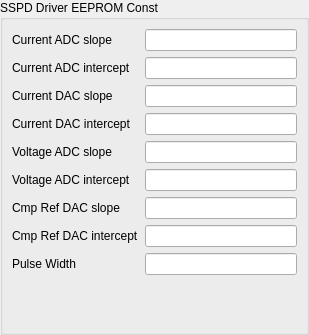
<?xml version="1.0" encoding="UTF-8"?>
<ui version="4.0">
 <class>wSspdDriver</class>
 <widget class="QWidget" name="wSspdDriver">
  <property name="geometry">
   <rect>
    <x>0</x>
    <y>0</y>
    <width>309</width>
    <height>335</height>
   </rect>
  </property>
  <property name="windowTitle">
   <string>Form</string>
  </property>
  <layout class="QVBoxLayout" name="verticalLayout">
   <property name="leftMargin">
    <number>0</number>
   </property>
   <property name="topMargin">
    <number>0</number>
   </property>
   <property name="rightMargin">
    <number>0</number>
   </property>
   <property name="bottomMargin">
    <number>0</number>
   </property>
   <item>
    <widget class="QGroupBox" name="groupBox">
     <property name="title">
      <string>SSPD Driver EEPROM Const </string>
     </property>
     <layout class="QFormLayout" name="formLayout">
      <property name="leftMargin">
       <number>9</number>
      </property>
      <property name="rightMargin">
       <number>9</number>
      </property>
      <item row="0" column="0">
       <widget class="QLabel" name="label_2">
        <property name="text">
         <string>Current ADC slope</string>
        </property>
        <property name="buddy">
         <cstring>leCurrentAdcSlope</cstring>
        </property>
       </widget>
      </item>
      <item row="0" column="1">
       <widget class="QLineEdit" name="leCurrentAdcSlope">
        <property name="frame">
         <bool>true</bool>
        </property>
       </widget>
      </item>
      <item row="1" column="0">
       <widget class="QLabel" name="label_3">
        <property name="text">
         <string>Current ADC intercept</string>
        </property>
        <property name="buddy">
         <cstring>leCurrentAdcIntercept</cstring>
        </property>
       </widget>
      </item>
      <item row="1" column="1">
       <widget class="QLineEdit" name="leCurrentAdcIntercept"/>
      </item>
      <item row="2" column="0">
       <widget class="QLabel" name="label_4">
        <property name="text">
         <string>Current DAC slope</string>
        </property>
        <property name="buddy">
         <cstring>leCurrentDacSlope</cstring>
        </property>
       </widget>
      </item>
      <item row="2" column="1">
       <widget class="QLineEdit" name="leCurrentDacSlope"/>
      </item>
      <item row="3" column="0">
       <widget class="QLabel" name="label_5">
        <property name="text">
         <string>Current DAC intercept</string>
        </property>
        <property name="buddy">
         <cstring>leCurrentDacIntercept</cstring>
        </property>
       </widget>
      </item>
      <item row="3" column="1">
       <widget class="QLineEdit" name="leCurrentDacIntercept"/>
      </item>
      <item row="4" column="0">
       <widget class="QLabel" name="label_6">
        <property name="text">
         <string>Voltage ADC slope</string>
        </property>
        <property name="buddy">
         <cstring>leVoltageAdcSlope</cstring>
        </property>
       </widget>
      </item>
      <item row="4" column="1">
       <widget class="QLineEdit" name="leVoltageAdcSlope"/>
      </item>
      <item row="5" column="0">
       <widget class="QLabel" name="label_7">
        <property name="text">
         <string>Voltage ADC intercept</string>
        </property>
        <property name="buddy">
         <cstring>leVoltageAdcIntercept</cstring>
        </property>
       </widget>
      </item>
      <item row="5" column="1">
       <widget class="QLineEdit" name="leVoltageAdcIntercept"/>
      </item>
      <item row="6" column="0">
       <widget class="QLabel" name="label_8">
        <property name="text">
         <string>Cmp Ref DAC slope</string>
        </property>
        <property name="buddy">
         <cstring>leCmpRefDacSlope</cstring>
        </property>
       </widget>
      </item>
      <item row="6" column="1">
       <widget class="QLineEdit" name="leCmpRefDacSlope"/>
      </item>
      <item row="7" column="0">
       <widget class="QLabel" name="label_9">
        <property name="text">
         <string>Cmp Ref DAC intercept</string>
        </property>
        <property name="buddy">
         <cstring>leCmpRefDacIntercept</cstring>
        </property>
       </widget>
      </item>
      <item row="7" column="1">
       <widget class="QLineEdit" name="leCmpRefDacIntercept"/>
      </item>
      <item row="8" column="0">
       <widget class="QLabel" name="lPulseWidth">
        <property name="text">
         <string>Pulse Width</string>
        </property>
       </widget>
      </item>
      <item row="8" column="1">
       <widget class="QLineEdit" name="lePulseWidth"/>
      </item>
     </layout>
     <zorder>leCurrentAdcSlope</zorder>
     <zorder>label_3</zorder>
     <zorder>leCurrentAdcIntercept</zorder>
     <zorder>label_4</zorder>
     <zorder>leCurrentDacSlope</zorder>
     <zorder>label_5</zorder>
     <zorder>leCurrentDacIntercept</zorder>
     <zorder>label_2</zorder>
     <zorder>label_6</zorder>
     <zorder>leVoltageAdcSlope</zorder>
     <zorder>label_7</zorder>
     <zorder>leVoltageAdcIntercept</zorder>
     <zorder>label_8</zorder>
     <zorder>leCmpRefDacSlope</zorder>
     <zorder>label_9</zorder>
     <zorder>leCmpRefDacIntercept</zorder>
     <zorder>lPulseWidth</zorder>
     <zorder>lePulseWidth</zorder>
    </widget>
   </item>
  </layout>
 </widget>
 <resources/>
 <connections/>
</ui>
